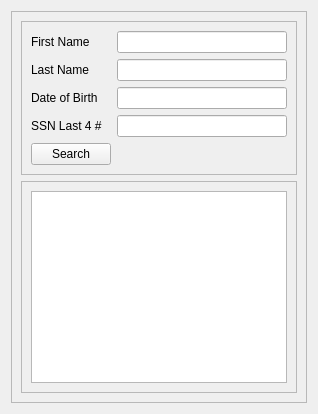
            <widget class="QWidget" name="SearchPatientTab">
             <attribute name="title">
              <string>SearchPatient</string>
             </attribute>
             <layout class="QVBoxLayout" name="verticalLayout_18">
              <item>
               <widget class="QFrame" name="frame_20">
                <property name="frameShape">
                 <enum>QFrame::StyledPanel</enum>
                </property>
                <property name="frameShadow">
                 <enum>QFrame::Raised</enum>
                </property>
                <layout class="QVBoxLayout" name="verticalLayout_20">
                 <item>
                  <widget class="QFrame" name="frame_18">
                   <property name="frameShape">
                    <enum>QFrame::StyledPanel</enum>
                   </property>
                   <property name="frameShadow">
                    <enum>QFrame::Raised</enum>
                   </property>
                   <layout class="QGridLayout" name="gridLayout_6">
                    <item row="3" column="1">
                     <widget class="QLineEdit" name="SSNLine"/>
                    </item>
                    <item row="0" column="0">
                     <widget class="QLabel" name="FirstNameLabel">
                      <property name="text">
                       <string>First Name</string>
                      </property>
                     </widget>
                    </item>
                    <item row="2" column="0">
                     <widget class="QLabel" name="DOBLabel">
                      <property name="text">
                       <string>Date of Birth</string>
                      </property>
                     </widget>
                    </item>
                    <item row="3" column="0">
                     <widget class="QLabel" name="SSNLabel">
                      <property name="text">
                       <string>SSN Last 4 #</string>
                      </property>
                     </widget>
                    </item>
                    <item row="0" column="1">
                     <widget class="QLineEdit" name="FirstNameLine"/>
                    </item>
                    <item row="2" column="1">
                     <widget class="QLineEdit" name="DOBLine"/>
                    </item>
                    <item row="1" column="1">
                     <widget class="QLineEdit" name="LastNameLine"/>
                    </item>
                    <item row="1" column="0">
                     <widget class="QLabel" name="LastNameLabel">
                      <property name="text">
                       <string>Last Name</string>
                      </property>
                     </widget>
                    </item>
                    <item row="4" column="0">
                     <widget class="QPushButton" name="SearchButton">
                      <property name="text">
                       <string>Search</string>
                      </property>
                     </widget>
                    </item>
                    <item row="4" column="1">
                     <widget class="QLabel" name="searchResultLabel">
                      <property name="text">
                       <string/>
                      </property>
                     </widget>
                    </item>
                   </layout>
                  </widget>
                 </item>
                 <item>
                  <widget class="QFrame" name="frame_19">
                   <property name="frameShape">
                    <enum>QFrame::StyledPanel</enum>
                   </property>
                   <property name="frameShadow">
                    <enum>QFrame::Raised</enum>
                   </property>
                   <layout class="QVBoxLayout" name="verticalLayout_19">
                    <item>
                     <widget class="QTableView" name="PatientQueryTable"/>
                    </item>
                   </layout>
                  </widget>
                 </item>
                </layout>
               </widget>
              </item>
             </layout>
            </widget>
